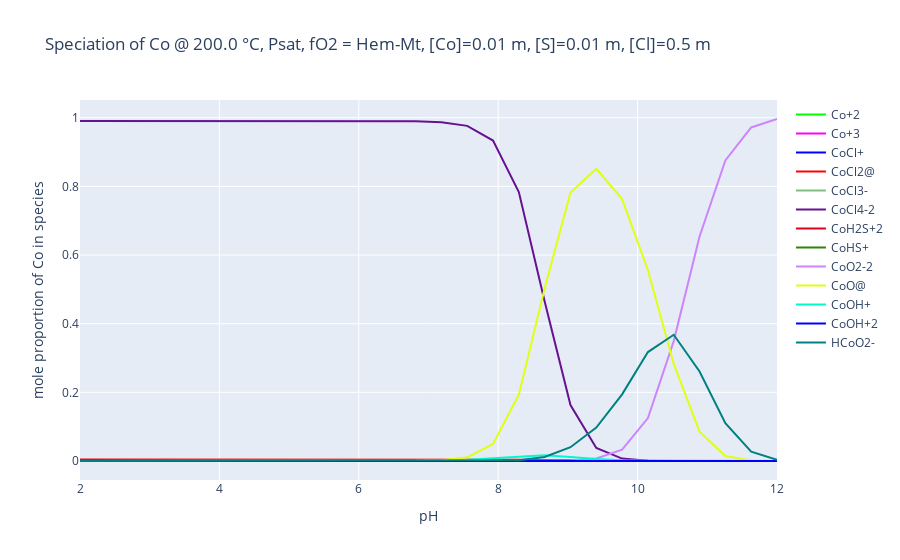
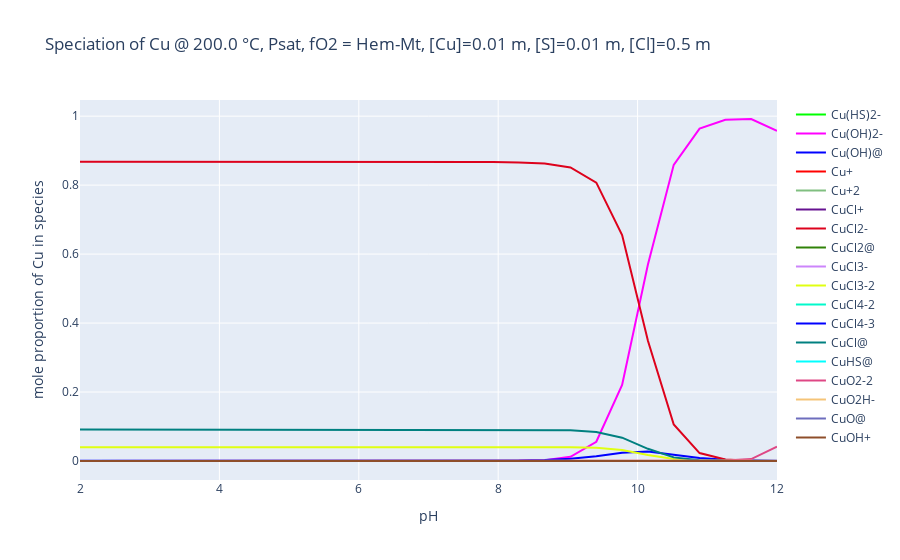
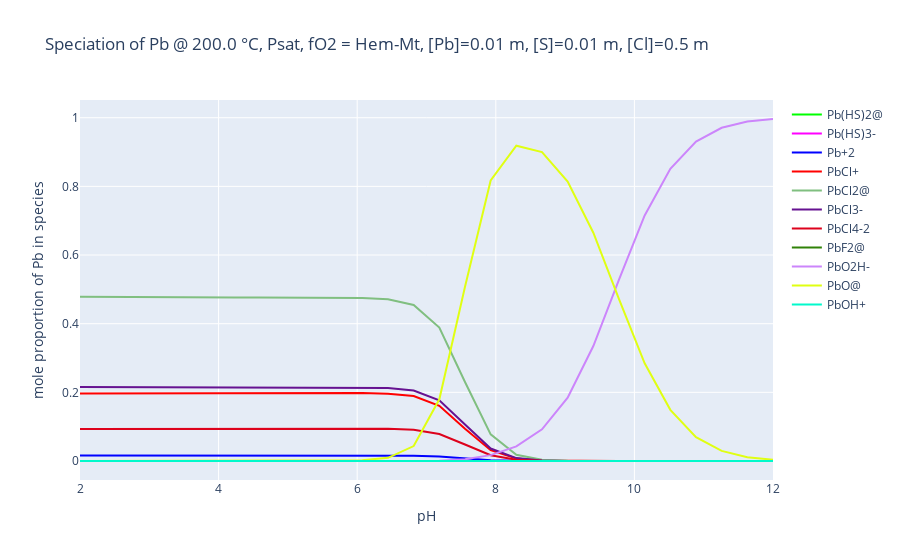
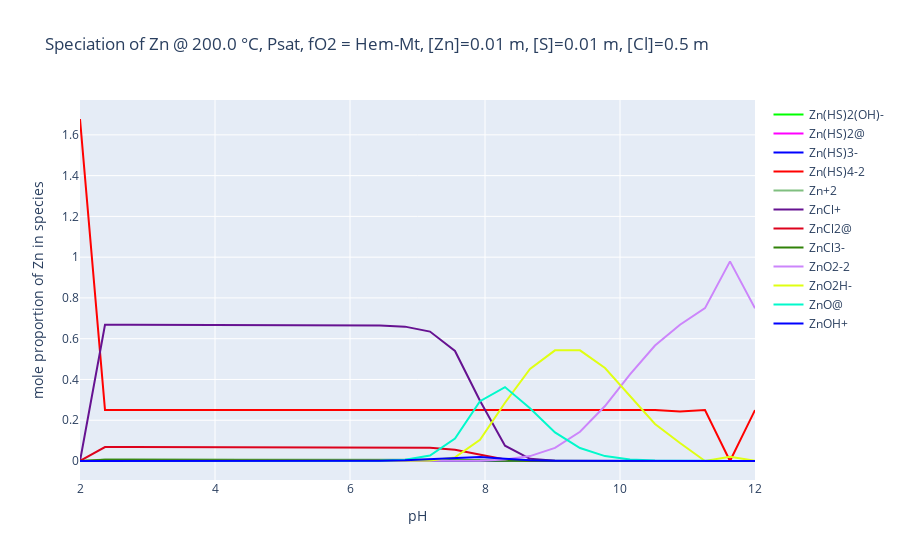

Source (notebook cell) for these figures, in order:
### Markdown cell above
Plot speciation for each metal!

### Code cell
for metal in metals: 
    fig = go.Figure()
    for specie in species_amounts[metal]: 
        fig.add_trace(go.Scatter(
            x=pH_values, 
            y=species_amounts[metal][specie], 
            line_color=species_colors[metal][specie], 
            name=specie))

    # format layout
    fig.update_layout(title=f"Speciation of {metal} @ {temperature-273.15} °C, Psat, fO2 = Hem-Mt, [{metal}]={metal_concentration} m, [S]={S_concentration} m, [Cl]={Cl_concentration} m",
                    xaxis_title="pH", 
                    yaxis_title=f"mole proportion of {metal} in species"
    )
    fig.show()
